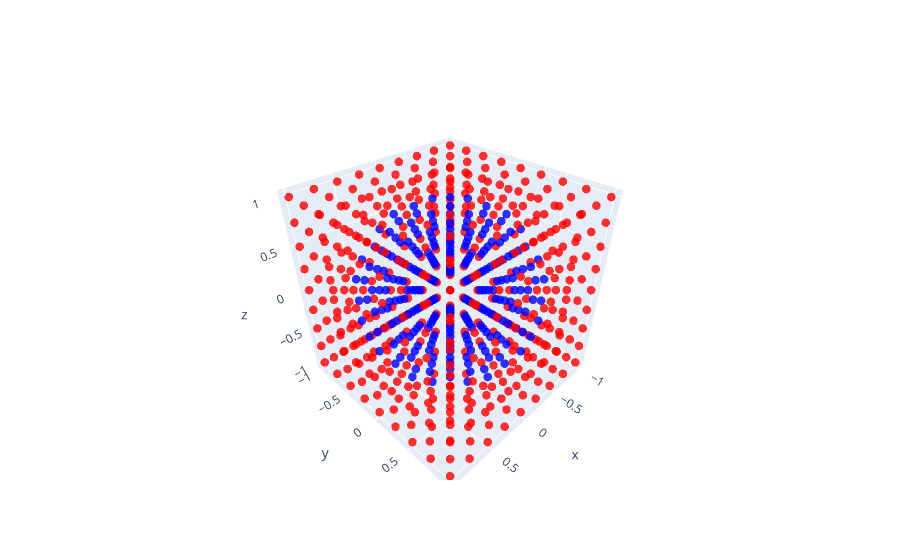

Notebook code for this chart:
### Code cell
fig = go.Figure()

# Create color array: red if value > iso, blue otherwise
colors = ['red' if v > iso else 'blue' for v in distances.cpu().numpy()]

grid_vertices_np = grid_vertices.cpu().numpy()
print("grid_vertices_np:", grid_vertices_np.shape, grid_vertices_np.dtype)

# Add grid points as scatter plot
fig.add_trace(go.Scatter3d(
    x=grid_vertices_np[:, 0],
    y=grid_vertices_np[:, 1],
    z=grid_vertices_np[:, 2],
    mode='markers',
    marker=dict(size=5, color=colors, opacity=0.8),
    name='Grid Points'
))

### Figure 1 — Plotly figure (JSON) as saved in the notebook; plotly's stock layout.template omitted (floating-point values rounded to 4 significant figures; data arrays with more than 128 entries replaced by an {"elided": "..."} marker saying what was removed)
{"data": [{"marker": {"color": {"elided": "729 str values"}, "opacity": 0.8, "size": 5}, "mode": "markers", "name": "Grid Points", "type": "scatter3d", "x": {"elided": "729 float values"}, "y": {"elided": "729 float values"}, "z": {"elided": "729 float values"}}], "layout": {}}
